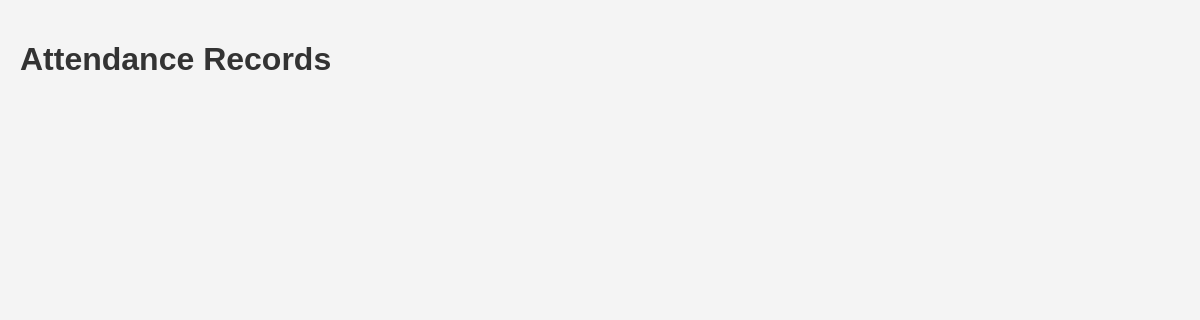
Page /attendance/ (signed in) on the earlier database version.
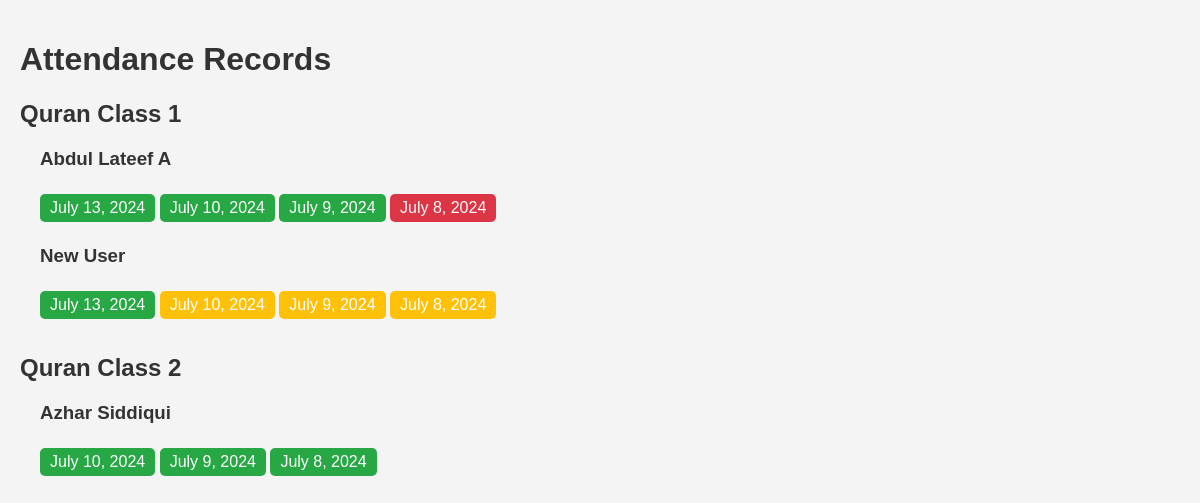
Same page on the later database version.
### accounts/models.py (models this page shows, shortened)
class ClassName(models.Model):
    QAIDAH = 'qaidah'
    QURAN_READING = 'quran_reading'
    HIFZ = 'hifz'
    NA = 'na'
    BOOK_CHOICES = [
        (QAIDAH, 'Qaidah'),
        (QURAN_READING, 'Quran Reading'),
        (HIFZ, 'Hifz'),
        (NA, 'N/A'),
    ]
    name = models.CharField(max_length=100)
    teacher = models.ForeignKey('Profile', on_delete=models.SET_NULL, null=True,
                                limit_choices_to={'user_type__in': ['admin_teacher', 'regular_teacher']})
    book = models.CharField(max_length=20, choices=BOOK_CHOICES, default=NA)
    created_at = models.DateTimeField(auto_now_add=True)
    class Meta:
        verbose_name = "Class"
        verbose_name_plural = "Classes"

class Profile(models.Model):
    ADMIN_TEACHER = 'admin_teacher'
    REGULAR_TEACHER = 'regular_teacher'
    STUDENT = 'student'
    WAITING_LIST = 'waiting_list'
    USER_TYPE_CHOICES = [
        (ADMIN_TEACHER, 'Admin Teacher'),
        (REGULAR_TEACHER, 'Regular Teacher'),
        (STUDENT, 'Student'),
        (WAITING_LIST, 'Waiting List'),
    ]
    user = models.OneToOneField(User, on_delete=models.CASCADE)
    user_type = models.CharField(max_length=20, choices=USER_TYPE_CHOICES, default=WAITING_LIST)
    class_name = models.ForeignKey(ClassName, on_delete=models.SET_NULL, null=True, blank=True, related_name='students')
    attendance = models.FloatField(default=0.0, null=True, blank=True)
    punctuality = models.FloatField(default=0.0, null=True, blank=True)
    class Meta:
        verbose_name = "Profile"
        verbose_name_plural = "Profiles"

### attendance/models.py (models this page shows, shortened)
class Attendance(models.Model):
    ATTENDANCE_CHOICES = [
        ('P', 'Present'),
        ('A', 'Absent'),
        ('L', 'Late'),
    ]
    profile = models.ForeignKey(Profile, on_delete=models.CASCADE, related_name='attendance_records')
    date = models.DateField()
    status = models.CharField(max_length=1, choices=ATTENDANCE_CHOICES)
    reason = models.CharField(max_length=100, null=True, blank=True)
    class Meta:
        constraints = [
            UniqueConstraint(fields=['profile', 'date'], name='unique_attendance_record')
        ]

### attendance/views.py (the view)
# urls.py: path('', AttendanceListView.as_view(), name='attendance-list'),
class AttendanceListView(LoginRequiredMixin, ListView):
    model = Attendance
    template_name = 'attendance/attendance_list.html'
    context_object_name = 'attendance_records'
    def get_queryset(self):
        user_profile = self.request.user.profile
        if user_profile.user_type == 'admin_teacher':
            return Attendance.objects.all().order_by('-date')
        elif user_profile.user_type == 'regular_teacher':
            return Attendance.objects.filter(profile__class_name__teacher=user_profile).order_by('-date')
        else:
            return Attendance.objects.none()
    def get_context_data(self, **kwargs):
        context = super().get_context_data(**kwargs)
        attendance_records = self.get_queryset().select_related('profile', 'profile__class_name')
        classes = {}
        for record in attendance_records:
            class_name = record.profile.class_name
            if class_name not in classes:
                classes[class_name] = {}
            if record.profile not in classes[class_name]:
                classes[class_name][record.profile] = []
            classes[class_name][record.profile].append(record)
        context['classes'] = classes
        return context

### attendance/templates/attendance/attendance_list.html (shortened to what this page needs)
<!DOCTYPE html>
<html lang="en">
<head>
</head>
<body>
    <h1>Attendance Records</h1>
    {% for class_name, students in classes.items %}
        <div class="class-section">
            <h2>{{ class_name.name }}</h2>
            {% for student, records in students.items %}
                <div class="student-section">
                    <h3>{{ student.user.first_name }} {{ student.user.last_name }}</h3>
                    <ul>
                        {% for record in records %}
                            <li>
                                <div class="record-item {{ record.get_status_display|lower }}">
                                    {{ record.date }}
                                </div>
                            </li>
                        {% endfor %}
                    </ul>
                </div>
            {% endfor %}
        </div>
    {% endfor %}
</body>
</html>

Differences in the rows shown:
now on this page (row unchanged): ClassName: name "Quran Class 1"
now on this page (row unchanged): Profile: user.first_name "Abdul Lateef", user.last_name "A", shown under "Quran Class 1"
added Attendance: date "July 13, 2024", shown under "Abdul Lateef"
added Attendance: date "July 10, 2024", shown under "Abdul Lateef"
added Attendance: date "July 9, 2024", shown under "Abdul Lateef"
added Attendance: date "July 8, 2024", status "A" (drawn), shown under "Abdul Lateef"
now on this page (row unchanged): Profile: user.first_name "New", user.last_name "User", shown under "Quran Class 1"
added Attendance: date "July 13, 2024", shown under "New"
added Attendance: date "July 10, 2024", status "L" (drawn), shown under "New"
added Attendance: date "July 9, 2024", status "L" (drawn), shown under "New"
added Attendance: date "July 8, 2024", status "L" (drawn), shown under "New"
now on this page (row unchanged): ClassName: name "Quran Class 2"
now on this page (row edited): Profile: user.first_name "Azhar", user.last_name "Siddiqui", shown under "Quran Class 2"
added Attendance: date "July 10, 2024", shown under "Azhar"
added Attendance: date "July 9, 2024", shown under "Azhar"
added Attendance: date "July 8, 2024", shown under "Azhar"
